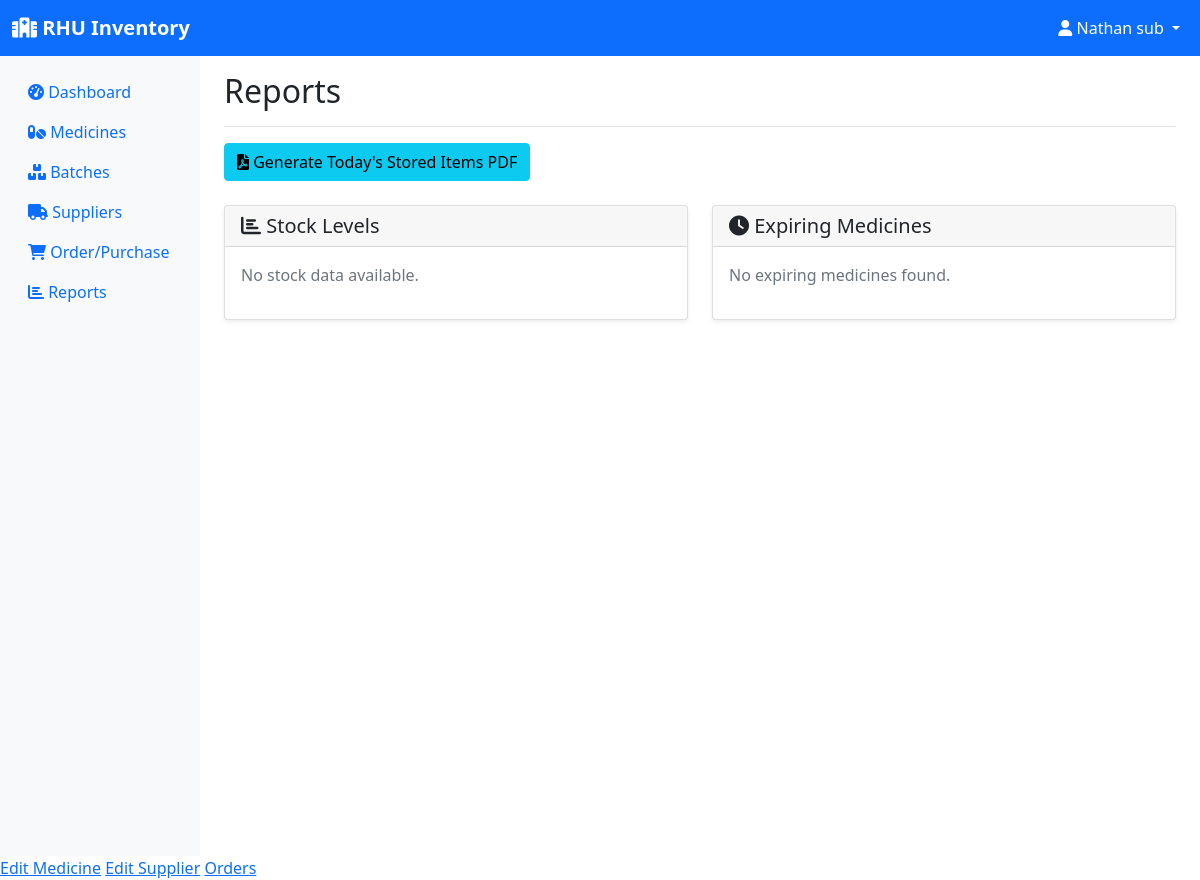
The page /reports (signed in) on the database as committed earlier.
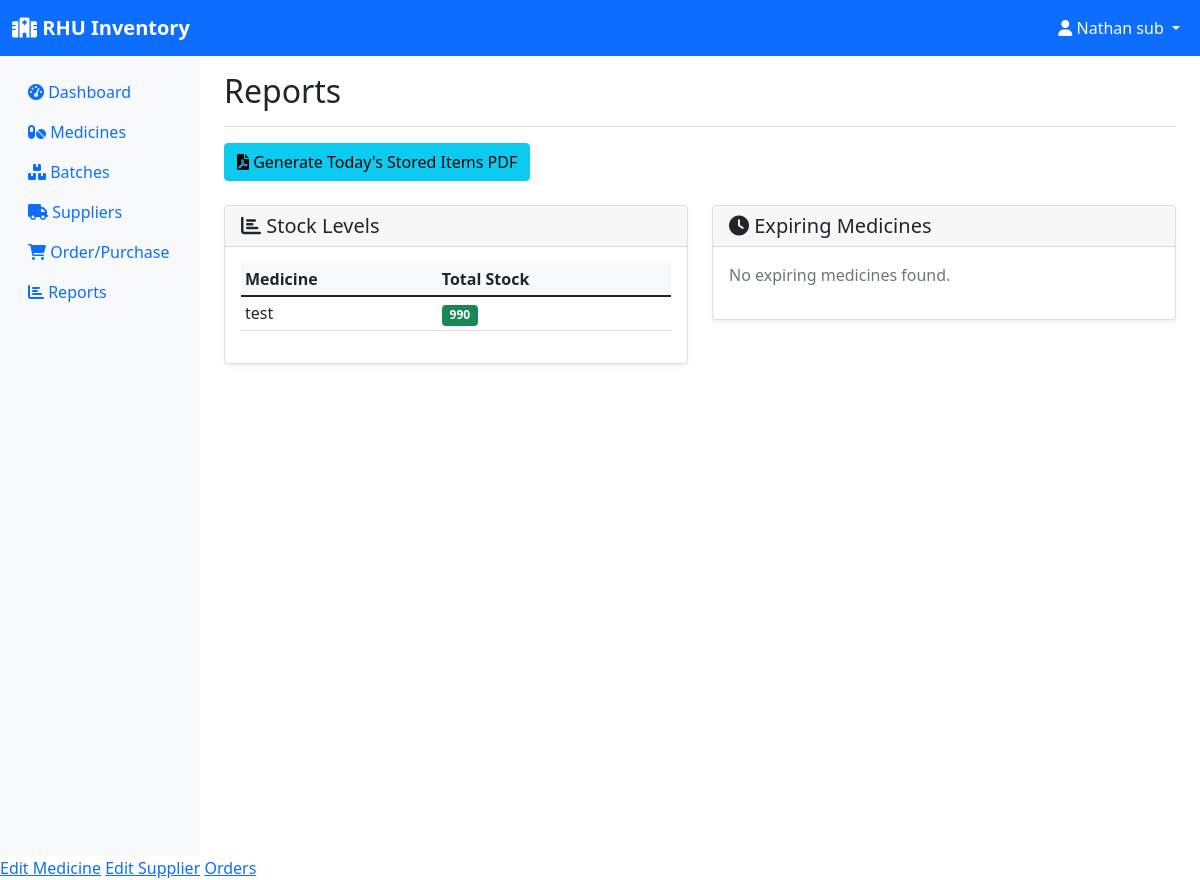
The same page on the database as committed later.
### models.py (models this page shows, shortened)
class Medicine(db.Model):
    id = db.Column(db.Integer, primary_key=True)
    name = db.Column(db.String(100), nullable=False)
    generic_name = db.Column(db.String(100))
    category = db.Column(db.String(50))
    unit = db.Column(db.String(20))  # e.g., tablets, bottles, etc.
    supplier_id = db.Column(db.Integer, db.ForeignKey('supplier.id'), nullable=False)
    created_at = db.Column(db.DateTime, default=datetime.utcnow)
    batches = db.relationship('Batch', backref='medicine', lazy=True)
    order_items = db.relationship('OrderItem', backref='medicine', lazy=True)

### app.py (the view)
@app.route('/reports')
@login_required
def reports():
    if current_user.role not in ['admin', 'sub-admin', 'employee']:
        flash('You do not have permission to access this page.', 'danger')
        return redirect(url_for('dashboard'))
    stock_report = db.session.query(
        Medicine.name,
        func.sum(Batch.quantity).label('total_quantity')
    ).join(Batch).group_by(Medicine.name).all()
    thirty_days_from_now = datetime.now().date() + timedelta(days=30)
    expiring_report = Batch.query.filter(
        Batch.expiration_date <= thirty_days_from_now
    ).all()
    return render_template('reports.html',
                         stock_report=stock_report,
                         expiring_report=expiring_report)

### app.py (called while the page is built)
@login_manager.user_loader
def load_user(user_id):
    return User.query.get(int(user_id))

### templates/reports.html (shortened to what the changed rows need)
{% extends "base.html" %}
{% block content %}
{% if current_user.is_authenticated and (current_user.role == 'admin' or current_user.role == 'sub-admin' or current_user.role == 'employee') %}
<div class="d-flex justify-content-between flex-wrap flex-md-nowrap align-items-center pt-3 pb-2 mb-3 border-bottom">
    <h1 class="h2">Reports</h1>
</div>
<div class="row">
    <div class="col-md-6 mb-4">
        <div class="card">
            <div class="card-body">
                {% if stock_report %}
                <div class="table-responsive">
                    <table class="table table-sm">
                        <thead>
                            <tr>
                                <th>Medicine</th>
                                <th>Total Stock</th>
                            </tr>
                        </thead>
                        <tbody>
                            {% for item in stock_report %}
                            <tr>
                                <td>{{ item.name }}</td>
                                <td>
                                    <span class="badge bg-{{ 'danger' if item.total_quantity <= 10 else 'success' }}">
                                        {{ item.total_quantity }}
                                    </span>
                                </td>
                            </tr>
                            {% endfor %}
                        </tbody>
                    </table>
                </div>
                {% else %}
                <p class="text-muted">No stock data available.</p>
                {% endif %}
            </div>
        </div>
    </div>
</div>
{% else %}
    <div class="alert alert-danger mt-4">You do not have permission to access this page.</div>
{% endif %}
{% endblock %}

Rows that differ between the two databases and show on the page:
added Medicine: name "test", total_quantity "990"
Other text that changed with them:
text no longer shown: "No stock data available."
text now shown: "Medicine Total Stock"
